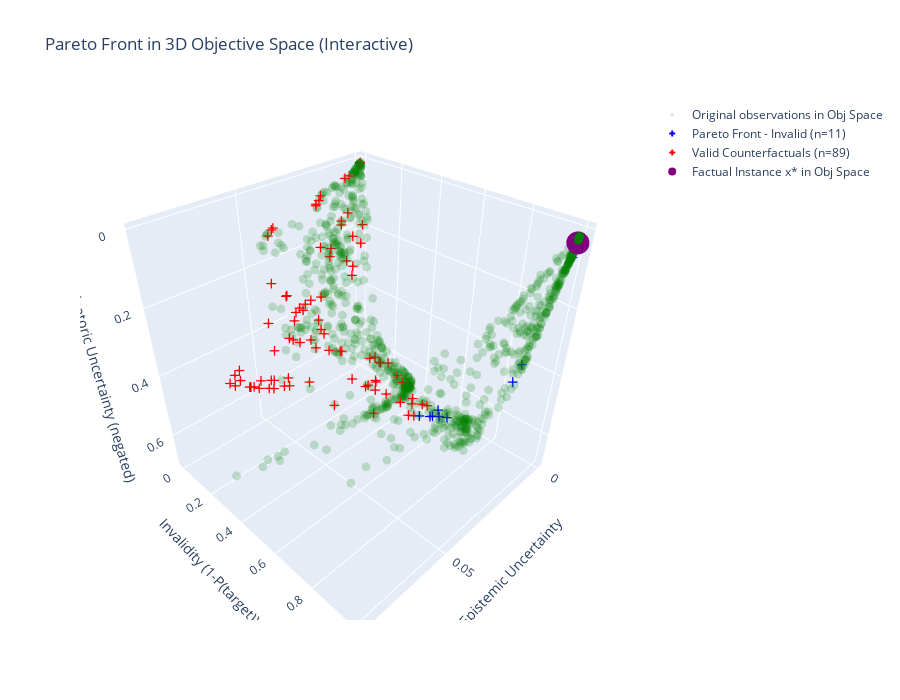

Notebook cell for this chart:
### Markdown cell above
## 6. Visualize Pareto Front in Objective Space

Since we use multi-objective optimization, all counterfactuals on the Pareto front are non-dominated solutions - none is strictly "better" than another. Let's visualize the Pareto front in 3D objective space to see the trade-offs.

### Code cell
# 3D Pareto Front Visualization in Objective Space (Interactive with Plotly)
import plotly.graph_objects as go

if result.F is not None and len(result.F) > 0:
    # Separate valid and invalid counterfactuals
    # Objectives: [0] Validity (1-P), [1] Sparsity, [2] AU (negated), [3] EU (positive)
    validity = result.F[:, 0]  # 1 - P(target), so < 0.5 means valid
    valid_mask = validity < 0.5
    invalid_mask = ~valid_mask
    
    valid_F = result.F[valid_mask]
    invalid_F = result.F[invalid_mask]
    
    # Evaluate all training data in objective space for context
    F_X = problem.evaluate(X)
    
    # Evaluate factual point in objective space
    F_factual = problem.evaluate(factual.astype(np.float32))
    
    fig = go.Figure()
    
    # Original observations in Obj Space (for context)
    # Use EU (index 3, positive) for x, Validity (index 0) for y, AU (index 2, negated) for z
    fig.add_trace(go.Scatter3d(
        x=F_X[:, 3], y=F_X[:, 0], z=-F_X[:, 2],  # EU is positive, negate AU
        mode='markers',
        marker=dict(color='green', size=3, opacity=0.2),
        name='Original observations in Obj Space'
    ))
    
    # Invalid Pareto front points (blue crosses)
    if len(invalid_F) > 0:
        fig.add_trace(go.Scatter3d(
            x=invalid_F[:, 3], y=invalid_F[:, 0], z=-invalid_F[:, 2],
            mode='markers',
            marker=dict(color='blue', size=5, opacity=1, symbol='cross'),
            name=f'Pareto Front - Invalid (n={len(invalid_F)})'
        ))
    
    # Valid counterfactuals (red crosses)
    if len(valid_F) > 0:
        fig.add_trace(go.Scatter3d(
            x=valid_F[:, 3], y=valid_F[:, 0], z=-valid_F[:, 2],
            mode='markers',
            marker=dict(color='red', size=5, symbol='cross'),
            name=f'Valid Counterfactuals (n={len(valid_F)})'
        ))
    
    # Factual point (purple)
    fig.add_trace(go.Scatter3d(
        x=[F_factual[3]],
        y=[F_factual[0]],
        z=[-F_factual[2]],
        mode='markers',
        marker=dict(color='purple', size=8),
        name='Factual Instance x* in Obj Space'
    ))
    
    fig.update_layout(
        scene=dict(
            xaxis_title='Epistemic Uncertainty (minimize)',
            yaxis_title='Invalidity (1-P(target))',
            zaxis_title='Aleatoric Uncertainty (maximize)'
        ),
        width=900, height=700,
        title='Pareto Front in 3D Objective Space (Interactive)'
    )
    
    fig.show()
    
    print(f"\nTotal Pareto-optimal counterfactuals: {len(result.X)}")
    print(f"Valid CFs (P(target) > 0.5): {np.sum(valid_mask)}")
    print(f"Invalid CFs (P(target) ≤ 0.5): {np.sum(invalid_mask)}")

### Figure 1 — Plotly figure (JSON) as saved in the notebook; plotly's stock layout.template omitted (floating-point values rounded to 4 significant figures; data arrays with more than 128 entries replaced by an {"elided": "..."} marker saying what was removed)
{"data": [{"marker": {"color": "green", "opacity": 0.2, "size": 3}, "mode": "markers", "name": "Original observations in Obj Space", "type": "scatter3d", "x": {"elided": "1000 float values"}, "y": {"elided": "1000 float values"}, "z": {"elided": "1000 float values"}}, {"marker": {"color": "blue", "opacity": 1, "size": 5, "symbol": "cross"}, "mode": "markers", "name": "Pareto Front - Invalid (n=11)", "type": "scatter3d", "x": [0.0002239, 1.604e-05, 0.006296, 0.002229, 0.0009322, 0.0001848, 0.007208, 0.01131, 0.002618, 0.008181, 0.009022], "y": [0.9969, 0.9908, 0.6097, 0.8664, 0.8827, 0.9878, 0.5754, 0.5045, 0.5265, 0.5481, 0.5423], "z": [0.02394, 0.05476, 0.6657, 0.4565, 0.3994, 0.06935, 0.6716, 0.6779, 0.6881, 0.6764, 0.6758]}, {"marker": {"color": "red", "size": 5, "symbol": "cross"}, "mode": "markers", "name": "Valid Counterfactuals (n=89)", "type": "scatter3d", "x": [0.003347, 0.06499, 0.02091, 0.02104, 0.0002474, 0.01264, 0.0002513, 0.04826, 0.001632, 0.0108, 0.007222, 0.004074, 0.01641, 0.0156, 0.04367, 0.04218, 0.02824, 0.05233, 0.04492, 0.06245, 0.02041, 0.05725, 0.00506, 0.02683, 0.06349, 0.004858, 0.01014, 0.008436, 0.06121, 0.02559, 0.01194, 0.008867, 0.04236, 0.04953, 0.06037, 0.0412, 0.03074, 0.007541, 0.004726, 0.009597, 0.03896, 0.03737, 0.04675, 0.05877, 0.03272, 0.006434, 0.05075, 0.02374, 0.005557, 0.04571, 0.03503, 0.007464, 0.008449, 0.01307, 0.01593, 0.03625, 0.01436, 0.03328, 0.0542, 0.03977, 0.02042, 0.01734, 0.01909, 0.02623, 0.0004169, 0.01157, 0.006906, 0.005045, 0.0557, 0.03371, 0.003925, 0.01387, 0.04047, 0.0232, 0.04427, 0.002742, 0.02311, 0.007752, 0.05836, 0.05057, 0.01827, 0.0196, 0.01419, 0.02935, 0.03195, 0.02252, 0.03103, 0.03664, 0.02616], "y": [0.4697, 0.04376, 5.484e-06, 7.033e-06, 0.0001187, 0.4856, 0.0001173, 0.06171, 0.03059, 0.04488, 0.4178, 0.4476, 0.01184, 0.009881, 0.02938, 0.01006, 0.1476, 0.09026, 0.1133, 0.03801, 0.191, 0.07009, 0.2404, 0.02184, 0.05071, 0.3966, 0.3779, 0.02545, 0.04944, 0.08197, 0.02952, 0.05273, 0.09727, 0.08428, 0.03567, 0.1033, 0.02344, 0.04294, 0.3261, 0.1751, 0.1135, 0.1364, 0.1064, 0.06572, 0.2309, 0.209, 0.0971, 0.1591, 0.0003239, 0.04173, 0.02568, 0.1845, 0.05289, 0.3214, 0.2851, 0.005907, 0.2707, 0.133, 0.06991, 0.006999, 0.009723, 0.2561, 0.003267, 0.07216, 0.000183, 0.02598, 0.2043, 0.2995, 0.07761, 0.01961, 0.04771, 0.4669, 0.007598, 0.3606, 0.09859, 0.3501, 0.1607, 0.001844, 0.06722, 0.08077, 0.2512, 8.106e-06, 0.2663, 0.02043, 0.01896, 0.02914, 0.06971, 0.006058, 0.0577], "z": [0.6895, 0.4854, 0.08347, 0.08759, 0.007847, 0.678, 0.007857, 0.3479, 0.1841, 0.2719, 0.6841, 0.6891, 0.2501, 0.227, 0.2483, 0.1192, 0.4877, 0.542, 0.5573, 0.4709, 0.6118, 0.5219, 0.5978, 0.3576, 0.4977, 0.6819, 0.6804, 0.1327, 0.49, 0.4601, 0.1597, 0.3233, 0.4072, 0.5279, 0.464, 0.4153, 0.3777, 0.2028, 0.6445, 0.5832, 0.4294, 0.5687, 0.5527, 0.5173, 0.6424, 0.6028, 0.5474, 0.5047, 0.03558, 0.4546, 0.3978, 0.5844, 0.2941, 0.6551, 0.6403, 0.3158, 0.6212, 0.4636, 0.5142, 0.1037, 0.2105, 0.6255, 0.06316, 0.4455, 0.009688, 0.1498, 0.5998, 0.6268, 0.5315, 0.3758, 0.2331, 0.6779, 0.1072, 0.6672, 0.537, 0.6575, 0.5069, 0.03834, 0.5192, 0.5245, 0.6285, 0.07618, 0.6173, 0.3629, 0.3675, 0.3594, 0.4651, 0.317, 0.4173]}, {"marker": {"color": "purple", "size": 8}, "mode": "markers", "name": "Factual Instance x* in Obj Space", "type": "scatter3d", "x": [0.0005735], "y": [0.9972], "z": [0.03053]}], "layout": {"height": 700, "scene": {"xaxis": {"title": {"text": "Epistemic Uncertainty"}}, "yaxis": {"title": {"text": "Invalidity (1-P(target))"}}, "zaxis": {"autorange": "reversed", "title": {"text": "Aleatoric Uncertainty (negated)"}}}, "title": {"text": "Pareto Front in 3D Objective Space (Interactive)"}, "width": 900}}
